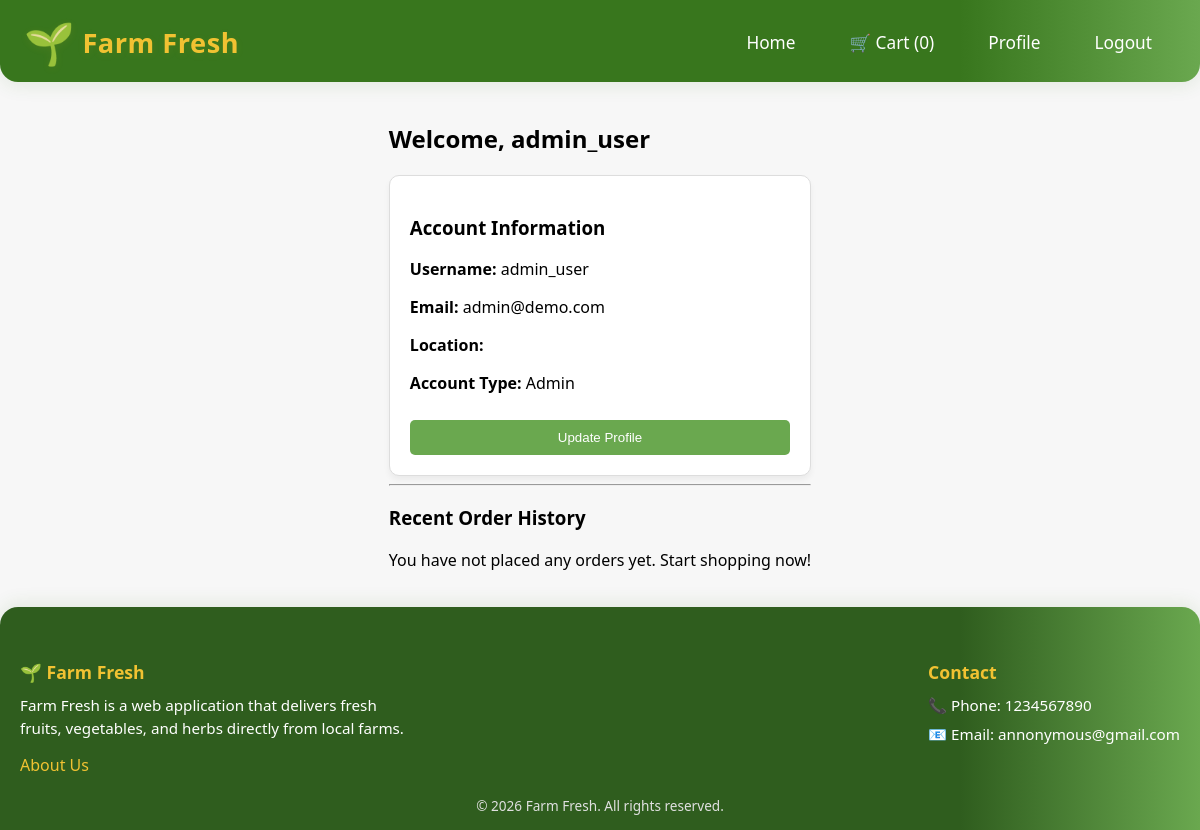
The app's page /profile.php (signed in) with its own data.
### tables this page shows
CREATE TABLE `users` (
  `id` int(11) NOT NULL AUTO_INCREMENT,
  `username` varchar(50) NOT NULL,
  `password` varchar(255) NOT NULL,
  `email` varchar(100) NOT NULL,
  `user_type` enum('customer','admin') DEFAULT 'customer',
  `location` varchar(255) DEFAULT NULL,
  `cookie_token` varchar(255) DEFAULT NULL,
  `admin_code` varchar(10) DEFAULT NULL,
  `auth_token` varchar(64) DEFAULT NULL,
  PRIMARY KEY (`id`),
  UNIQUE KEY `username` (`username`),
  UNIQUE KEY `email` (`email`)
);

### profile.php (the view, shortened to what this page needs)
<?php
include 'includes/db_connect.php';
$user_id = $_SESSION['user_id'];
$user_details = [];
$order_history = [];
$is_update_mode = false;
$stmt_user = $conn->prepare("SELECT username, email, location, user_type FROM users WHERE id = ?");
$stmt_user->bind_param("i", $user_id);
$stmt_user->execute();
$result_user = $stmt_user->get_result();
if ($result_user->num_rows > 0) {
    $user_details = $result_user->fetch_assoc();
} else {
    header("Location: logout.php");
    exit();
}
?>
<!DOCTYPE html>
<html lang="en">
<head>
    <link rel="stylesheet" href="style.css">
</head>
<body>
    <?php include 'includes/header_nav.php'; ?>
    <div class="container profile-page">
        <h2>Welcome, <?php echo htmlspecialchars($user_details['username']); ?></h2>
        <div class="profile-details form-card">
            <h3>Account Information</h3>
            <p><strong>Username:</strong> <?php echo htmlspecialchars($user_details['username']); ?></p>
            <p><strong>Email:</strong> <?php echo htmlspecialchars($user_details['email']); ?></p>
            <p><strong>Location:</strong> <?php echo htmlspecialchars(ucfirst($user_details['location'])); ?></p>
            <p><strong>Account Type:</strong> <?php echo ucfirst(htmlspecialchars($user_details['user_type'])); ?></p>
            <?php if (!$is_update_mode): ?>
                <form method="POST" action="profile.php">
                    <button type="submit" class="btn-update">Update Profile</button>
                </form>
            <?php endif; ?>
        </div>
        <hr>
        <h3>Recent Order History</h3>
        <?php if (!empty($order_history)): ?>
            <table class="order-table cart-table">
                <thead>
                    <tr>
                        <th>Date</th><th>Product</th><th>Quantity</th><th>Total Price</th>
                    </tr>
                </thead>
                <tbody>
                    <?php foreach ($order_history as $order): ?>
                        <tr>
                            <td><?php echo date('Y-m-d', strtotime($order['order_date'])); ?></td>
                            <td><?php echo htmlspecialchars($order['product_name']); ?></td>
                            <td><?php echo htmlspecialchars(number_format($order['quantity'], 3)); ?></td>
                            <td>₹<?php echo htmlspecialchars(number_format($order['total_price'], 2)); ?></td>
                        </tr>
                    <?php endforeach; ?>
                </tbody>
            </table>
        <?php else: ?>
            <p>You have not placed any orders yet. Start shopping now!</p>
        <?php endif; ?>
    </div>
    <?php include 'footer.php'; ?>
</body>
</html>

### style.css (style rules this page uses)
html, body { height: 100%; }
body { display: flex; flex-direction: column; }
:root { --primary-green: #38761d; --secondary-green: #6aa84f; --accent-color: #ffd966; --background-light: #f7f7f7; --error-red: #cc0000; --success-green: #008000; --button-edit: #f1c40f; --button-edit-hover: #d3a80c; }
body { font-family: 'Segoe UI', Tahoma, Geneva, Verdana, sans-serif; background-color: var(--background-light); margin: 0; padding: 0; }
.container { max-width: 1200px; margin: 20px auto; padding: 0 20px; }
.product-card, .form-card { background-color: white; border: 1px solid #ddd; border-radius: 10px; padding: 20px; box-shadow: 0 4px 6px rgba(0,0,0,0.05); }
button, input[type="submit"] { background-color: var(--secondary-green); color: white; border: none; padding: 10px 15px; border-radius: 5px; cursor: pointer; margin-top: 10px; transition: background-color 0.3s; width: 100%; }

### header_nav.php (style rules this page uses)
:root { --primary-color: #38761d; --secondary-green: #6aa84f; --text-color: #333; --nav-text-color: #ffffff; --logo-color: #f1c232; --bg-color: #f4f4f4; }

### records on screen
users: username "admin_user", email "admin@demo.com", user_type "Admin"

### other values on screen
$cart_count "0"
